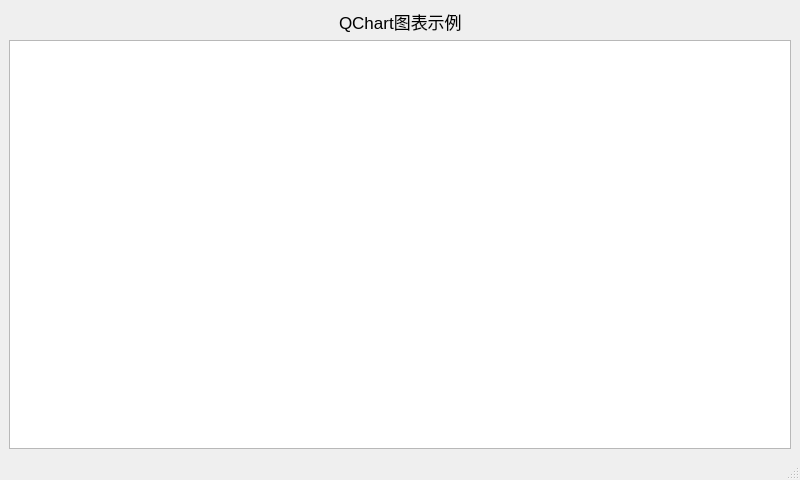
<?xml version="1.0" encoding="UTF-8"?>
<ui version="4.0">
 <class>MainWindow</class>
 <widget class="QMainWindow" name="MainWindow">
  <property name="geometry">
   <rect>
    <x>0</x>
    <y>0</y>
    <width>800</width>
    <height>480</height>
   </rect>
  </property>
  <property name="windowTitle">
   <string>MainWindow</string>
  </property>
  <widget class="QWidget" name="centralwidget">
   <layout class="QVBoxLayout" name="verticalLayout">
    <item>
     <layout class="QHBoxLayout" name="horizontalLayout">
      <item>
       <spacer name="horizontalSpacer_2">
        <property name="orientation">
         <enum>Qt::Orientation::Horizontal</enum>
        </property>
        <property name="sizeHint" stdset="0">
         <size>
          <width>40</width>
          <height>20</height>
         </size>
        </property>
       </spacer>
      </item>
      <item>
       <widget class="QLabel" name="label">
        <property name="font">
         <font>
          <pointsize>13</pointsize>
         </font>
        </property>
        <property name="text">
         <string>QChart图表示例</string>
        </property>
       </widget>
      </item>
      <item>
       <spacer name="horizontalSpacer">
        <property name="orientation">
         <enum>Qt::Orientation::Horizontal</enum>
        </property>
        <property name="sizeHint" stdset="0">
         <size>
          <width>40</width>
          <height>20</height>
         </size>
        </property>
       </spacer>
      </item>
     </layout>
    </item>
    <item>
     <widget class="QChartView" name="chartView"/>
    </item>
   </layout>
  </widget>
  <widget class="QMenuBar" name="menubar">
   <property name="geometry">
    <rect>
     <x>0</x>
     <y>0</y>
     <width>800</width>
     <height>21</height>
    </rect>
   </property>
  </widget>
  <widget class="QStatusBar" name="statusbar"/>
 </widget>
 <customwidgets>
  <customwidget>
   <class>QChartView</class>
   <extends>QGraphicsView</extends>
   <header location="global">qchartview.h</header>
  </customwidget>
 </customwidgets>
 <resources/>
 <connections/>
</ui>
